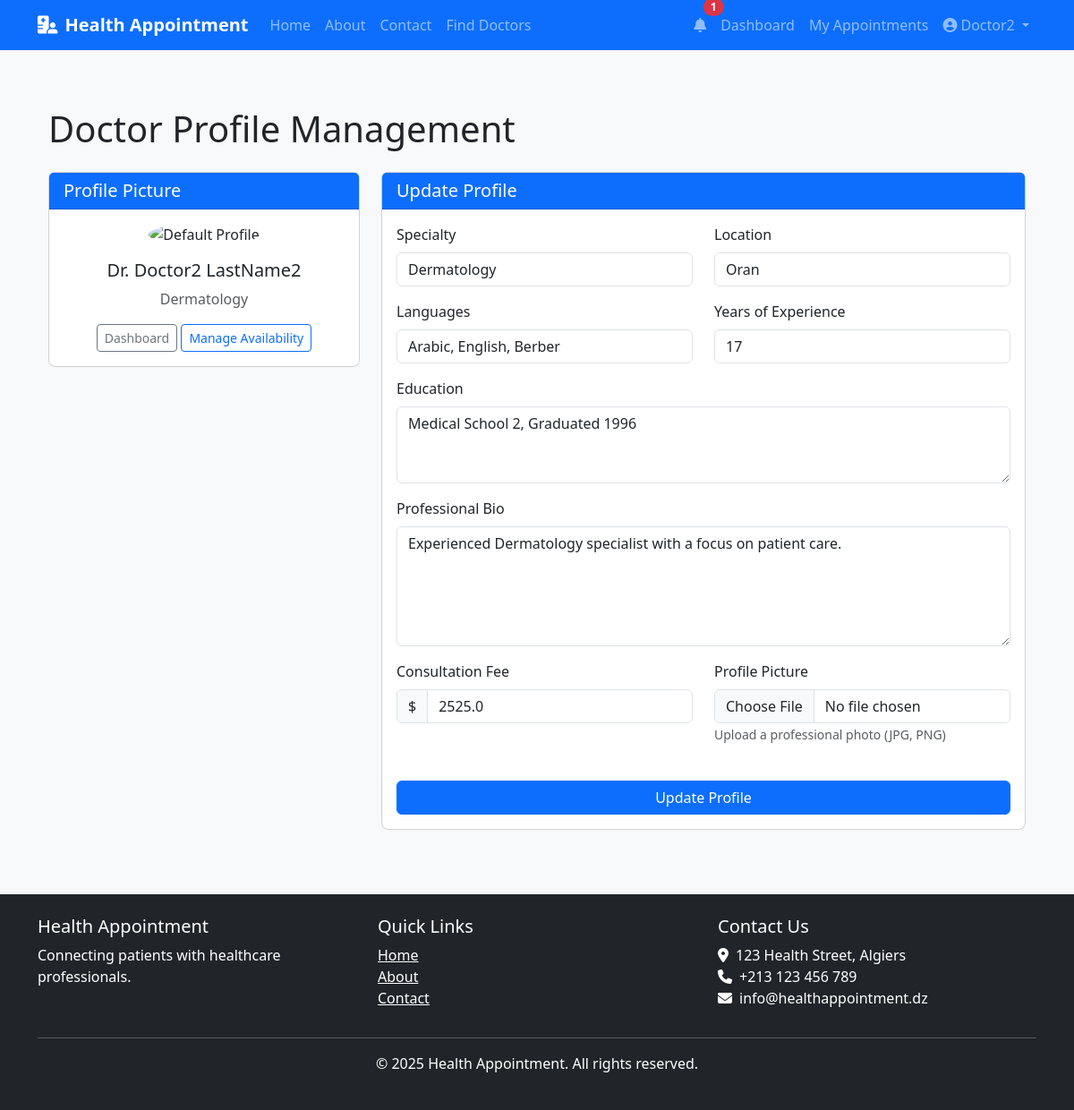
The page /doctor/profile (signed in) on the database its author committed.
### models.py (models this page shows, shortened)
class User(db.Model, UserMixin):
    __tablename__ = 'users'
    id = db.Column(db.Integer, primary_key=True)
    email = db.Column(db.String(120), unique=True, nullable=False)
    phone = db.Column(db.String(20), unique=True, nullable=False)
    password_hash = db.Column(db.String(128), nullable=False)
    first_name = db.Column(db.String(50), nullable=False)
    last_name = db.Column(db.String(50), nullable=False)
    user_type = db.Column(db.Enum(UserType), nullable=False)
    is_active = db.Column(db.Boolean, default=False)
    created_at = db.Column(db.DateTime, default=datetime.utcnow)
    updated_at = db.Column(db.DateTime, default=datetime.utcnow, onupdate=datetime.utcnow)
    phone_verified = db.Column(db.Boolean, default=False)
    phone_verification_code = db.Column(db.String(6))
    phone_verification_sent_at = db.Column(db.DateTime)
    email_verified = db.Column(db.Boolean, default=False)
    email_verification_token = db.Column(db.String(100))
    email_verification_sent_at = db.Column(db.DateTime)
    patient = db.relationship('Patient', backref='user', uselist=False, cascade='all, delete-orphan')
    doctor = db.relationship('Doctor', backref='user', uselist=False, cascade='all, delete-orphan')
    notifications = db.relationship('Notification', backref='user', lazy=True, cascade='all, delete-orphan')

class Doctor(db.Model):
    __tablename__ = 'doctors'
    id = db.Column(db.Integer, primary_key=True)
    user_id = db.Column(db.Integer, db.ForeignKey('users.id'), nullable=False)
    specialty = db.Column(db.String(100))
    license_number = db.Column(db.String(50), unique=True, nullable=False)
    years_of_experience = db.Column(db.Integer)
    education = db.Column(db.Text)
    bio = db.Column(db.Text)
    verification_status = db.Column(db.Enum(VerificationStatus), default=VerificationStatus.PENDING)
    verification_notes = db.Column(db.Text)
    location = db.Column(db.String(255))
    languages = db.Column(db.String(255))  # Comma-separated list of languages
    consultation_fee = db.Column(db.Float)
    profile_picture = db.Column(db.String(255))
    license_document_path = db.Column(db.String(255))
    certificate_path = db.Column(db.String(255))
    availability = db.relationship('DoctorAvailability', backref='doctor', lazy=True, cascade='all, delete-orphan')
    appointments = db.relationship('Appointment', backref='doctor', lazy=True, cascade='all, delete-orphan')

### routes.py (the view, shortened to what this page needs)
@doctor.route('/profile', methods=['GET', 'POST'])
@login_required
def profile():
    if current_user.user_type != UserType.DOCTOR:
        flash('Access denied. Doctor privileges required.', 'danger')
        return redirect(url_for('main.index'))
    doctor = Doctor.query.filter_by(user_id=current_user.id).first()
    if not doctor:
        flash('Doctor profile not found.', 'danger')
        return redirect(url_for('main.index'))
    form = DoctorProfileForm()
    if request.method == 'GET':
        form.specialty.data = doctor.specialty
        form.location.data = doctor.location
        form.languages.data = doctor.languages
        form.years_of_experience.data = doctor.years_of_experience
        form.education.data = doctor.education
        form.bio.data = doctor.bio
        form.consultation_fee.data = str(doctor.consultation_fee) if doctor.consultation_fee else ""
    availability = DoctorAvailability.query.filter_by(doctor_id=doctor.id).all()
    return render_template('doctor/profile.html', form=form, doctor=doctor, availability=availability)

### forms.py
class DoctorProfileForm(FlaskForm):
    specialty = StringField('Specialty', validators=[DataRequired()])
    location = StringField('Location', validators=[DataRequired()])
    languages = StringField('Languages (comma separated)', validators=[DataRequired()])
    years_of_experience = IntegerField('Years of Experience', validators=[DataRequired()])
    education = TextAreaField('Education', validators=[DataRequired()])
    bio = TextAreaField('Professional Bio', validators=[DataRequired()])
    consultation_fee = StringField('Consultation Fee', validators=[DataRequired()])
    profile_picture = FileField('Profile Picture', validators=[
        FileAllowed(['jpg', 'jpeg', 'png'], 'Only images are allowed!')
    ])
    submit = SubmitField('Update Profile')

### app.py (called while the page is built)
@login_manager.user_loader
def load_user(user_id):
    return User.query.get(int(user_id))

def create_app():
    app = Flask(__name__)
    app.config.from_object(get_config())
    app.config['SESSION_COOKIE_NAME'] = f'session_{uuid.uuid4().hex[:8]}'
    os.makedirs(app.config['UPLOAD_FOLDER'], exist_ok=True)
    db.init_app(app)
    login_manager.init_app(app)
    login_manager.login_view = 'auth.login'
    login_manager.login_message_category = 'info'
    mail.init_app(app)
    bcrypt.init_app(app)
    app.register_blueprint(main)
    app.register_blueprint(auth, url_prefix='/auth')
    app.register_blueprint(patient, url_prefix='/patient')
    app.register_blueprint(doctor, url_prefix='/doctor')
    app.register_blueprint(admin, url_prefix='/admin')
    app.register_blueprint(admin_panel)
    @app.context_processor
    def inject_now():
        return {'now': datetime.datetime.now()}
    return app

### templates/doctor/profile.html (shortened to what this page needs)
{% extends 'base.html' %}
{% block content %}
<div class="container mt-4">
    <h1 class="mb-4">Doctor Profile Management</h1>
    <div class="row">
        <div class="col-md-4 mb-4">
            <div class="card">
                <div class="card-header bg-primary text-white">
                    <h5 class="card-title mb-0">Profile Picture</h5>
                </div>
                <div class="card-body text-center">
                    {% if doctor.profile_picture %}
                        <img src="{{ url_for('static', filename=doctor.profile_picture) }}" alt="Profile Picture" class="img-fluid rounded-circle mb-3" style="max-width: 200px; max-height: 200px;">
                    {% else %}
                        <img src="{{ url_for('static', filename='img/default-profile.png') }}" alt="Default Profile" class="img-fluid rounded-circle mb-3" style="max-width: 200px; max-height: 200px;">
                    {% endif %}
                    <h5>Dr. {{ current_user.first_name }} {{ current_user.last_name }}</h5>
                    <p class="text-muted">{{ doctor.specialty }}</p>
                    <div class="mt-3">
                        <a href="{{ url_for('doctor.dashboard') }}" class="btn btn-outline-secondary btn-sm">Dashboard</a>
                        <a href="{{ url_for('doctor.manage_availability') }}" class="btn btn-outline-primary btn-sm">Manage Availability</a>
                    </div>
                </div>
            </div>
        </div>
        <div class="col-md-8">
            <div class="card">
                <div class="card-header bg-primary text-white">
                    <h5 class="card-title mb-0">Update Profile</h5>
                </div>
                <div class="card-body">
                    <form method="POST" enctype="multipart/form-data">
                        <div class="row">
                            <div class="col-md-6 mb-3">
                                <label for="specialty" class="form-label">Specialty</label>
                                {{ form.specialty(class="form-control") }}
                            </div>
                            <div class="col-md-6 mb-3">
                                <label for="location" class="form-label">Location</label>
                                {{ form.location(class="form-control", placeholder="City, Country") }}
                            </div>
                        </div>
                        <div class="row">
                            <div class="col-md-6 mb-3">
                                <label for="languages" class="form-label">Languages</label>
                                {{ form.languages(class="form-control", placeholder="English, French, Arabic") }}
                            </div>
                            <div class="col-md-6 mb-3">
                                <label for="years_of_experience" class="form-label">Years of Experience</label>
                                {{ form.years_of_experience(class="form-control") }}
                            </div>
                        </div>
                        <div class="mb-3">
                            <label for="education" class="form-label">Education</label>
                            {{ form.education(class="form-control", rows=3) }}
                        </div>
                        <div class="mb-3">
                            <label for="bio" class="form-label">Professional Bio</label>
                            {{ form.bio(class="form-control", rows=5) }}
                        </div>
                        <div class="row">
                            <div class="col-md-6 mb-3">
                                <label for="consultation_fee" class="form-label">Consultation Fee</label>
                                <div class="input-group">
                                    <span class="input-group-text">$</span>
                                    {{ form.consultation_fee(class="form-control") }}
                                </div>
                            </div>
                            <div class="col-md-6 mb-3">
                                <label for="profile_picture" class="form-label">Profile Picture</label>
                                {{ form.profile_picture(class="form-control") }}
                                <small class="text-muted">Upload a professional photo (JPG, PNG)</small>
                            </div>
                        </div>
                        <div class="d-grid gap-2 mt-4">
                            {{ form.submit(class="btn btn-primary") }}
                        </div>
                    </form>
                </div>
            </div>
        </div>
    </div>
</div>
{% endblock %}

### templates/base.html (shortened to what this page needs)
<!DOCTYPE html>
<html lang="en">
<head>
    <link href="https://cdn.jsdelivr.net/npm/bootstrap@5.3.0/dist/css/bootstrap.min.css" rel="stylesheet">
    <link rel="stylesheet" href="https://cdnjs.cloudflare.com/ajax/libs/font-awesome/6.4.0/css/all.min.css">
    <link rel="stylesheet" href="{{ url_for('static', filename='css/style.css') }}">
</head>
<body>
    <nav class="navbar navbar-expand-lg navbar-dark bg-primary">
        <div class="container">
            <a class="navbar-brand" href="{{ url_for('main.index') }}">
                <i class="fas fa-hospital-user me-2"></i>Health Appointment
            </a>
            <div class="collapse navbar-collapse" id="navbarNav">
                <ul class="navbar-nav me-auto">
                    <li class="nav-item">
                        <a class="nav-link" href="{{ url_for('main.index') }}">Home</a>
                    </li>
                    <li class="nav-item">
                        <a class="nav-link" href="{{ url_for('main.about') }}">About</a>
                    </li>
                    <li class="nav-item">
                        <a class="nav-link" href="{{ url_for('main.contact') }}">Contact</a>
                    </li>
                    {% if current_user.is_authenticated %}
                    <li class="nav-item">
                        <a class="nav-link" href="{{ url_for('main.find_doctors') }}">Find Doctors</a>
                    </li>
                    {% endif %}
                </ul>
                <ul class="navbar-nav">
                    {% if current_user.is_authenticated %}
                        <li class="nav-item">
                            <a class="nav-link position-relative" href="{{ url_for('main.notifications') }}">
                                <i class="fas fa-bell"></i>
                                <span class="position-absolute top-0 start-100 translate-middle badge rounded-pill bg-danger notification-badge" style="display: none;">
                                    <span class="notification-count">0</span>
                                </span>
                            </a>
                        </li>
                        {% if current_user.user_type.value == 'patient' %}
                            <li class="nav-item">
                                <a class="nav-link" href="{{ url_for('patient.dashboard') }}">Dashboard</a>
                            </li>
                            <li class="nav-item">
                                <a class="nav-link" href="{{ url_for('patient.appointments') }}">My Appointments</a>
                            </li>
                        {% elif current_user.user_type.value == 'doctor' %}
                            <li class="nav-item">
                                <a class="nav-link" href="{{ url_for('doctor.dashboard') }}">Dashboard</a>
                            </li>
                            <li class="nav-item">
                                <a class="nav-link" href="{{ url_for('doctor.doctor_appointments') }}">My Appointments</a>
                            </li>
                        {% endif %}
                        <li class="nav-item dropdown">
                            <a class="nav-link dropdown-toggle" href="#" id="userDropdown" role="button" data-bs-toggle="dropdown">
                                <i class="fas fa-user-circle me-1"></i>{{ current_user.first_name }}
                            </a>
                        </li>
                    {% endif %}
                </ul>
            </div>
        </div>
    </nav>
    <main class="container py-4">
        {% block content %}{% endblock %}
    </main>
    <footer class="bg-dark text-white py-4 mt-5">
        <div class="container">
            <div class="row">
                <div class="col-md-4">
                    <h5>Health Appointment</h5>
                    <p>Connecting patients with healthcare professionals.</p>
                </div>
                <div class="col-md-4">
                    <h5>Quick Links</h5>
                    <ul class="list-unstyled">
                        <li><a href="{{ url_for('main.index') }}" class="text-white">Home</a></li>
                        <li><a href="{{ url_for('main.about') }}" class="text-white">About</a></li>
                        <li><a href="{{ url_for('main.contact') }}" class="text-white">Contact</a></li>
                    </ul>
                </div>
                <div class="col-md-4">
                    <h5>Contact Us</h5>
                    <address>
                        <i class="fas fa-map-marker-alt me-2"></i>123 Health Street, Algiers<br>
                        <i class="fas fa-phone me-2"></i>+213 123 456 789<br>
                        <i class="fas fa-envelope me-2"></i>info@healthappointment.dz
                    </address>
                </div>
            </div>
            <hr>
            <div class="text-center">
                <p>&copy; {{ now.year }} Health Appointment. All rights reserved.</p>
            </div>
        </div>
    </footer>
</body>
</html>

### static/css/style.css (style rules this page uses)
body { font-family: 'Segoe UI', Tahoma, Geneva, Verdana, sans-serif; background-color: #f8f9fa; }
.navbar-brand { font-weight: bold; }
.card { border-radius: 0.5rem; transition: transform 0.3s; }
footer { margin-top: 3rem; }
.form-label { font-weight: 500; }
.btn-primary { background-color: #0d6efd; border-color: #0d6efd; }

### rows shown on the page
User: first_name "Doctor2", last_name "LastName2"
Doctor: specialty "Dermatology", location "Oran", languages "Arabic, English, Berber", years_of_experience "17", education "Medical School 2, Graduated 1996", bio "Experienced Dermatology specialist with a focus on patient care.", consultation_fee "2525.0"
